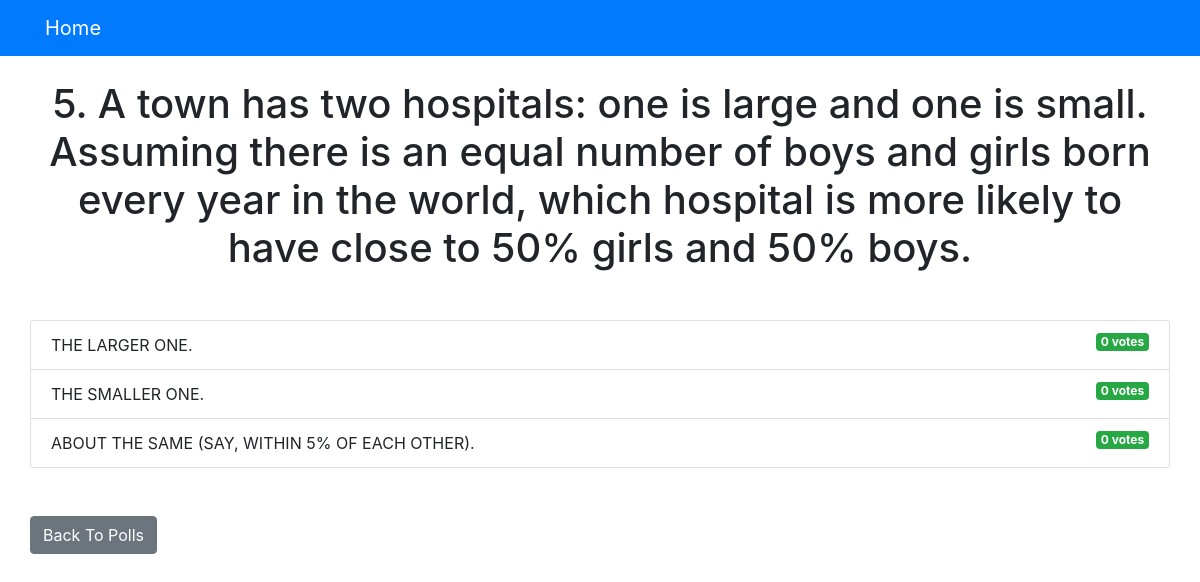
Screenshot of /polls/5/results/ with the database file from the repository.
### polls/models.py (models this page shows, shortened)
class Question(models.Model):
    question_text = models.CharField(max_length=4000)
    pub_date = models.DateTimeField('date published', default=None)

class Choice(models.Model):
    question = models.ForeignKey(Question, on_delete=models.CASCADE)
    choice_text = models.CharField(max_length=300)
    votes = models.IntegerField(default=0)

### polls/views.py (the view)
# urls.py: path('<int:question_id>/results/', views.results, name ='results'),
def results(request, question_id):
    question = get_object_or_404(Question, pk=question_id)
    return render(request, 'polls/results.html', {'question': question})

### templates/polls/results.html
{% extends 'base.html' %}
{% block content %}
<h1 class ="mb-5 text-center">{{ question.question_text }}</h1>
<ul class ="list-group mb-5">
	{% for choice in question.choice_set.all %}
	<li class ="list-group-item">
		{{ choice.choice_text }} <span class ="badge badge-success float-right">{{ choice.votes }}
			vote{{ choice.votes | pluralize }}</span>
	</li>
	{% endfor %}
</ul>
<a class ="btn btn-secondary" href ="{% url 'polls:index' %}">Back To Polls</a>
{% endblock %}

### rows the page displays
Question: question_text "5. A town has two hospitals: one is large and one is small. Assuming there is an equal number of boys and girls born every year in the world, which hospital is more likely to have close to 50% girls and 50% boys."
Choice: choice_text "THE LARGER ONE.", votes "0", votes|pluralize "s"
Choice: choice_text "THE SMALLER ONE.", votes "0", votes|pluralize "s"
Choice: choice_text "ABOUT THE SAME (SAY, WITHIN 5% OF EACH OTHER).", votes "0", votes|pluralize "s"
